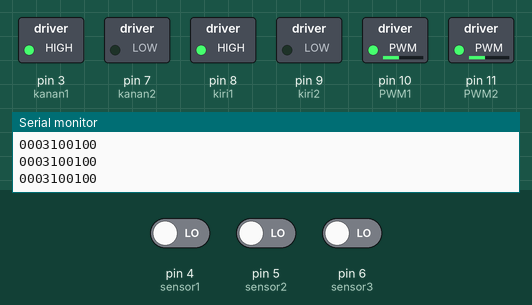
This sketch was run on a simulated Arduino Uno, built with avr-gcc and run on an emulated ATmega328P. On the bench: switched loads named in the sketch (green lamp = pin HIGH), the last lines printed to the serial monitor. The test bench sets the inputs (shaded band); at power-on: pin 4 (sensor1) LOW, pin 5 (sensor2) LOW, pin 6 (sensor3) LOW.

Above: at 1.2 s.
1.3 s: pin 4 (sensor1) driven HIGH
At 2.2 s:
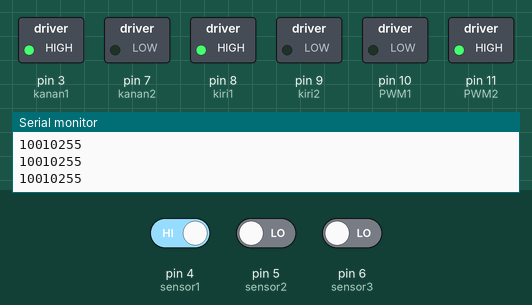
2.8 s: pin 5 (sensor2) driven HIGH
At 3.3 s:
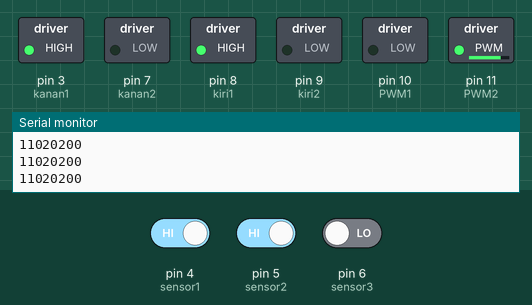
4.3 s: pin 4 (sensor1) driven LOW
At 5.5 s:
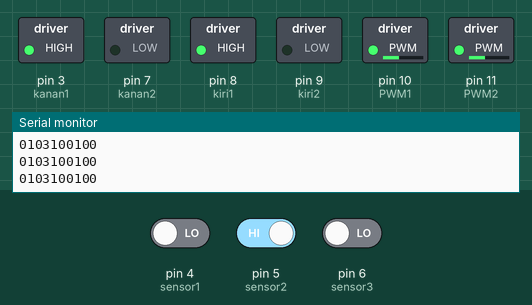
5.8 s: pin 6 (sensor3) driven HIGH
At 7.0 s:
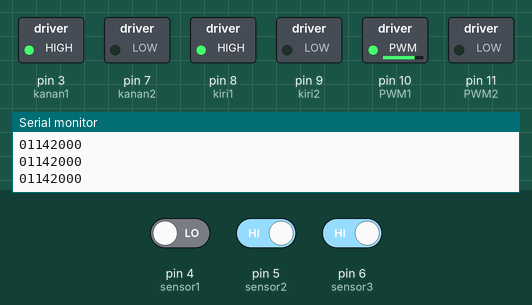
7.3 s: pin 6 (sensor3) driven LOW
At 8.2 s:
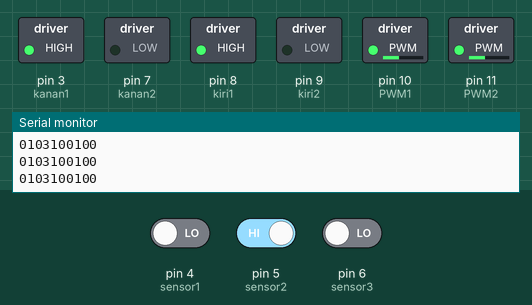
Timing chart, 0 to 9.8 s (numbered marks = the images above; inputs shaded):
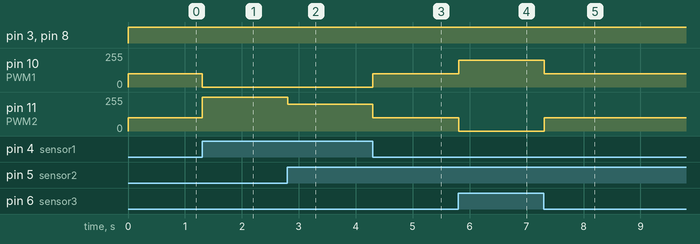

The sketch:

Project_Akhir_Robotika.ino
```cpp
// Mendefinisikan Pin
#define sensor1 4
#define sensor2 5
#define sensor3 6
#define kanan1 3
#define kanan2 7
#define kiri1 8
#define kiri2 9
#define PWM1 10
#define PWM2 11

// Membuat Penyimpanan data
bool bacaan1;
bool bacaan2;
bool bacaan3;
int posisi = 3;
float P, I, D;
float Kp = 100;
float Ki = 0;
float Kd = 0;
int error;
const int setPoint = 3;
int sum_error = 0;
int last_error = 0;


void setup() {
  // Mendifinisikan Mode Pin
  Serial.begin(9600);

  pinMode(sensor1, INPUT);
  pinMode(sensor2, INPUT);
  pinMode(sensor3, INPUT);
  pinMode(kanan1, OUTPUT);
  pinMode(kanan2, OUTPUT);
  pinMode(PWM1, OUTPUT);
  pinMode(kiri1, OUTPUT);
  pinMode(kiri2, OUTPUT);
  pinMode(PWM2, OUTPUT);
}

void loop() {
  // Membaca Sensor
  bacaan1 = digitalRead(sensor1);
  bacaan2 = digitalRead(sensor2);
  bacaan3 = digitalRead(sensor3);

  // Membaca posisi robot terhadap garis
  if (bacaan2 == HIGH && bacaan1 == LOW && bacaan3 == LOW || (bacaan1 == HIGH && bacaan2 == HIGH && bacaan3 == HIGH)) {
    posisi = 3;
  }else if (bacaan1 == HIGH && bacaan2 == HIGH && bacaan3 == LOW) {
    posisi = 2;
  }else if (bacaan1 == HIGH && bacaan2 == LOW && bacaan3 == LOW) {
    posisi = 1;
  }else if (bacaan3 == HIGH && bacaan2 == HIGH && bacaan1 == LOW) {
    posisi = 4;
  }else if (bacaan3 == HIGH && bacaan2 == LOW && bacaan1 == LOW) {
    posisi = 5;
  }

  // Menghitung Nilai Error
  error = setPoint - posisi;
  sum_error = sum_error + error;

  // Melakukan Perhitungan PID
  P = Kp * error;
  I = Ki * sum_error;
  D = Kd * (error - last_error);
  float kecepatan =  P + I + D;
  last_error = error;

  // Mengubah Nilai PWM Normal
  int PWMMotor1 = 100 - kecepatan;
  int PWMMotor2 = 100 + kecepatan;

  PWMMotor1 = constrain(PWMMotor1, 0, 255);
  PWMMotor2 = constrain(PWMMotor2, 0, 255);

  digitalWrite(kanan1, HIGH);
  digitalWrite(kanan2, LOW);
  analogWrite(PWM1, PWMMotor1);

  digitalWrite(kiri1, HIGH);
  digitalWrite(kiri2, LOW);
  analogWrite(PWM2, PWMMotor2);

  //Tampilkan hasil bacaan
  Serial.print(bacaan1);
  Serial.print(bacaan2);
  Serial.print(bacaan3);
  Serial.print(posisi);
  Serial.print(PWMMotor1);
  Serial.println(PWMMotor2);
}
```

Measured:
- after the input at 1.3 s, pin 10 (PWM1): 100/255 → 0/255 at once; pin 11 (PWM2): 100/255 → 255/255 at once
- after the input at 2.8 s, pin 11 (PWM2): 255/255 → 200/255 at once
- after the input at 4.3 s, pin 10 (PWM1): 0/255 → 100/255 at once; pin 11 (PWM2): 200/255 → 100/255 at once
- after the input at 5.8 s, pin 10 (PWM1): 100/255 → 200/255 at once; pin 11 (PWM2): 100/255 → 0/255 at once
- after the input at 7.3 s, pin 10 (PWM1): 200/255 → 100/255 at once; pin 11 (PWM2): 0/255 → 100/255 at once
